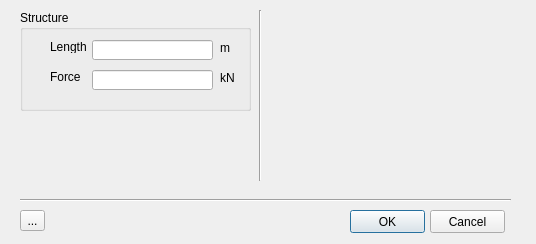
<?xml version="1.0" encoding="UTF-8"?>
<ui version="4.0">
 <class>MyDialog</class>
 <widget class="QDialog" name="MyDialog">
  <property name="enabled">
   <bool>true</bool>
  </property>
  <property name="geometry">
   <rect>
    <x>0</x>
    <y>0</y>
    <width>536</width>
    <height>244</height>
   </rect>
  </property>
  <property name="windowTitle">
   <string>RFEM 6 Python Demo 3</string>
  </property>
  <widget class="QPushButton" name="buttonOK">
   <property name="geometry">
    <rect>
     <x>350</x>
     <y>210</y>
     <width>75</width>
     <height>23</height>
    </rect>
   </property>
   <property name="text">
    <string>OK</string>
   </property>
   <property name="default">
    <bool>true</bool>
   </property>
  </widget>
  <widget class="QPushButton" name="buttonAbbrechen">
   <property name="geometry">
    <rect>
     <x>430</x>
     <y>210</y>
     <width>75</width>
     <height>23</height>
    </rect>
   </property>
   <property name="text">
    <string>Cancel</string>
   </property>
  </widget>
  <widget class="QGroupBox" name="groupBox">
   <property name="geometry">
    <rect>
     <x>20</x>
     <y>10</y>
     <width>231</width>
     <height>101</height>
    </rect>
   </property>
   <property name="title">
    <string>Structure</string>
   </property>
   <widget class="QLineEdit" name="l">
    <property name="geometry">
     <rect>
      <x>72</x>
      <y>30</y>
      <width>121</width>
      <height>20</height>
     </rect>
    </property>
   </widget>
   <widget class="QLabel" name="label_2">
    <property name="geometry">
     <rect>
      <x>30</x>
      <y>30</y>
      <width>47</width>
      <height>13</height>
     </rect>
    </property>
    <property name="text">
     <string>Length</string>
    </property>
   </widget>
   <widget class="QLabel" name="label_3">
    <property name="geometry">
     <rect>
      <x>200</x>
      <y>30</y>
      <width>31</width>
      <height>16</height>
     </rect>
    </property>
    <property name="text">
     <string>m</string>
    </property>
   </widget>
   <widget class="QLabel" name="label_24">
    <property name="geometry">
     <rect>
      <x>200</x>
      <y>60</y>
      <width>31</width>
      <height>16</height>
     </rect>
    </property>
    <property name="text">
     <string>kN</string>
    </property>
   </widget>
   <widget class="QLineEdit" name="f">
    <property name="geometry">
     <rect>
      <x>72</x>
      <y>60</y>
      <width>121</width>
      <height>20</height>
     </rect>
    </property>
   </widget>
   <widget class="QLabel" name="label_25">
    <property name="geometry">
     <rect>
      <x>30</x>
      <y>60</y>
      <width>47</width>
      <height>13</height>
     </rect>
    </property>
    <property name="text">
     <string>Force</string>
    </property>
   </widget>
  </widget>
  <widget class="Line" name="line">
   <property name="geometry">
    <rect>
     <x>20</x>
     <y>190</y>
     <width>491</width>
     <height>20</height>
    </rect>
   </property>
   <property name="orientation">
    <enum>Qt::Horizontal</enum>
   </property>
  </widget>
  <widget class="QToolButton" name="toolButton">
   <property name="geometry">
    <rect>
     <x>20</x>
     <y>210</y>
     <width>25</width>
     <height>21</height>
    </rect>
   </property>
   <property name="text">
    <string>...</string>
   </property>
  </widget>
  <widget class="Line" name="line_2">
   <property name="geometry">
    <rect>
     <x>250</x>
     <y>10</y>
     <width>20</width>
     <height>171</height>
    </rect>
   </property>
   <property name="orientation">
    <enum>Qt::Vertical</enum>
   </property>
  </widget>
  <widget class="QLabel" name="label">
   <property name="geometry">
    <rect>
     <x>270</x>
     <y>10</y>
     <width>241</width>
     <height>161</height>
    </rect>
   </property>
   <property name="text">
    <string/>
   </property>
   <property name="pixmap">
    <pixmap>rc/001.png</pixmap>
   </property>
  </widget>
 </widget>
 <resources/>
 <connections/>
</ui>
